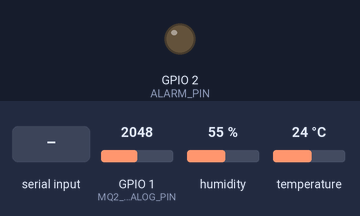
Bench run of a sketch on a simulated ESP32-S3. Shown: output pins drawn as LEDs (lit = HIGH). The inputs (shaded band) are chosen by the test bench; at power-on: GPIO 1 (MQ2_ANALOG_PIN) = 2048, humidity 55 %, temperature 24 °C. Nothing arrives over Bluetooth unless stated; what the sketch prints to the serial monitor is not drawn.

Above: at 2.2 s.
2.3 s: GPIO 1 (MQ2_ANALOG_PIN) set to 526
12.6 s: GPIO 1 (MQ2_ANALOG_PIN) set to 457
At 16.5 s:
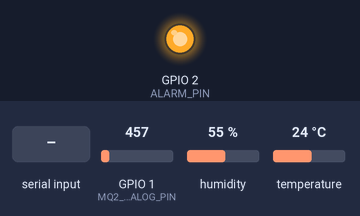
42.8 s: "THRESHOLD:90\n" received over Serial
At 46.9 s:
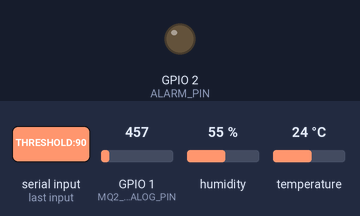
Timing chart, 0 to 48.4 s (numbered marks = the images above; inputs shaded):
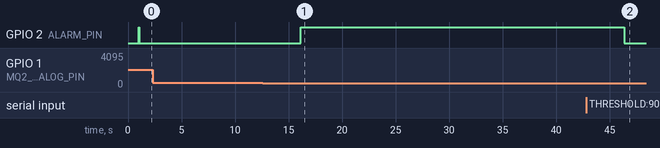

The sketch:

asset_node2_ble.ino
```cpp
/**
 * ASSET 2.0 — Sensör Düğümü Firmware (Node Firmware)
 * Donanım: Deneyap Kart 1A v2 (ESP32-S3 / ESP32)
 * Sensörler: MQ-2 (Analog A0), DHT22 (D4)
 * İletişim: BLE Advertising (Manufacturer Specific Data - GATT bağlantısı yok)
 * Yayın Sıklığı: 5 Saniyede Bir
 *
 * Eşik Senkronizasyonu:
 *   Bridge servisi bağlantı kurulduğunda ve backend'den eşik değiştiğinde
 *   seri porta "THRESHOLD:<N>\n" komutu yazar. Firmware bu komutu alır ve
 *   smokeThresholdLocal değişkenini runtime'da günceller.
 *   Bu sayede tek bir yer (backend ThresholdConfig) tüm eşikleri yönetir;
 *   firmware ve backend senkronsuz kalmaz.
 */

#include <Arduino.h>
#include <BLEDevice.h>
#include <BLEUtils.h>
#include <BLEAdvertising.h>
#include <DHT.h>

// ── Yapılandırma ──
#define NODE_DEVICE_ID 2       // 1 - 5 arasında her karta özel ayarlanır!
#define MQ2_ANALOG_PIN A0
#define DHT_PIN D4
#define DHT_TYPE DHT11
#define ALARM_PIN D1           // IRF5210 MOSFET Gate pini (Active-LOW: LOW=ON, HIGH=OFF)

#define BLE_BEACON_INTERVAL_MS 5000 // 5 saniyede bir yayın

// ── Eşik Değeri (Runtime'da bridge üzerinden güncellenebilir) ──
// Başlangıç değeri 1000'dir (x2 gerilim bölücü telafisi sonrası).
// Backend ThresholdConfig.smokeThreshold default=850; bridge başlangıçta
// "THRESHOLD:850\n" göndererek bu değeri senkronize eder.
// Bu iki değerin ayrı çalışmasını önlemek için lütfen burayı elle değiştirme;
// eşik değişikliklerini yalnızca backend/dashboard üzerinden yap.
volatile int smokeThresholdLocal = 1000;

// ── Seri Port Komut Tamponu ──
String serialCmdBuffer = "";

// ── 13 Baytlık Paketlenmiş Struct ──
struct __attribute__((packed)) AssetPacket {
  uint8_t  schema_version;   // 0x01
  uint8_t  device_id;        // 1 - 5
  uint16_t temp_c_x10;       // Sıcaklık * 10 (örn. 245 = 24.5°C)
  uint8_t  humidity_pct;     // %0 - 100
  uint16_t smoke_raw;        // MQ-2 0 - 4095
  uint32_t seq_no;           // Paket sıra numarası
  uint8_t  battery_pct;      // %0 - 100
  uint8_t  crc8;             // Bütünlük denetimi
};

DHT dht(DHT_PIN, DHT_TYPE);
BLEAdvertising *pAdvertising;
uint32_t packetSeqNo = 0;

// ── CRC-8 (Dallas/Maxim) Hesaplayıcı ──
uint8_t calculateCRC8(const uint8_t *data, size_t len) {
  uint8_t crc = 0x00;
  for (size_t i = 0; i < len; i++) {
    crc ^= data[i];
    for (uint8_t j = 0; j < 8; j++) {
      if (crc & 0x80) {
        crc = (crc << 1) ^ 0x07;
      } else {
        crc <<= 1;
      }
    }
  }
  return crc;
}

uint8_t readBatteryPct() {
  // Basit voltaj bölücü veya varsayılan %95
  return 95;
}

/**
 * Seri porttan gelen komutları işler.
 * Desteklenen komutlar:
 *   THRESHOLD:<N>  — smokeThresholdLocal değerini N olarak günceller.
 *                    Bridge tarafından backend ThresholdConfig ile senkronize edilir.
 */
void processSerialCommand(const String &cmd) {
  String trimmed = cmd;
  trimmed.trim();

  if (trimmed.startsWith("THRESHOLD:")) {
    String valStr = trimmed.substring(10); // "THRESHOLD:" = 10 karakter
    int newVal = valStr.toInt();
    if (newVal > 0 && newVal <= 4095) {
      smokeThresholdLocal = newVal;
      Serial.printf("[CONFIG] smokeThresholdLocal güncellendi: %d\n", smokeThresholdLocal);
      // Bridge'e onay gönder
      Serial.printf("THRESHOLD_ACK:%d\n", smokeThresholdLocal);
    } else {
      Serial.printf("[CONFIG] Geçersiz THRESHOLD değeri: %s\n", valStr.c_str());
    }
  }
  // Buraya ileride başka komutlar eklenebilir (örn. REBOOT, STATUS)
}

void setup() {
  Serial.begin(115200);
  delay(1000);
  Serial.printf("\n🌲 ASSET 2.0 Node #%d Başlatılıyor...\n", NODE_DEVICE_ID);
  Serial.printf("[CONFIG] Başlangıç smokeThresholdLocal: %d (bridge senkronizasyonu bekleniyor)\n", smokeThresholdLocal);

  pinMode(MQ2_ANALOG_PIN, INPUT);

  // D1 boot glitch önleme: Önce HIGH seviyesine çek, ardından OUTPUT yap (Active-LOW MOSFET: HIGH=OFF)
  digitalWrite(ALARM_PIN, HIGH);
  pinMode(ALARM_PIN, OUTPUT);

  dht.begin();

  // BLE Başlat
  char deviceName[32];
  snprintf(deviceName, sizeof(deviceName), "ASSET-NODE-%d", NODE_DEVICE_ID);
  BLEDevice::init(deviceName);

  pAdvertising = BLEDevice::getAdvertising();
  pAdvertising->setScanResponse(false);
  pAdvertising->setMinPreferred(0x06); // Düşük güç / hızlı reklam
  pAdvertising->setMaxPreferred(0x12);
  pAdvertising->start(); // BLE reklamını setup içinde bir kez başlat (döngüde sürekli aç/kapa yapılmaz)

  Serial.println("✅ BLE Advertising Hazır. 5 saniyede bir veri güncellenecek.");
}

void loop() {
  // ── Seri Port Komut Okuma (Non-blocking) ──
  // Bridge'den gelen THRESHOLD:<N> gibi komutları satır satır işle.
  while (Serial.available() > 0) {
    char c = (char)Serial.read();
    if (c == '\n' || c == '\r') {
      if (serialCmdBuffer.length() > 0) {
        processSerialCommand(serialCmdBuffer);
        serialCmdBuffer = "";
      }
    } else {
      serialCmdBuffer += c;
    }
  }

  packetSeqNo++;

  // Sensörleri Oku
  // NOT: MQ-2 çıkışı 10k:10k gerilim bölücüsünden geçmektedir (A0 gerilimi MQ-2'nin yaklaşık yarısıdır).
  // x2 katsayısı ppm veya gerçek fiziksel gaz konsantrasyonu DEĞİLDİR; gerilim bölücüyü telafi eden bağıl ADC ölçeklemesidir.
  int rawA0 = analogRead(MQ2_ANALOG_PIN);
  int smokeCompensated = constrain(rawA0 * 2, 0, 4095);

  float temp = dht.readTemperature();
  float hum = dht.readHumidity();

  if (isnan(temp)) temp = 23.5;
  if (isnan(hum)) hum = 50.0;

  AssetPacket packet;
  packet.schema_version = 0x01;
  packet.device_id = NODE_DEVICE_ID;
  packet.temp_c_x10 = (uint16_t)(temp * 10.0f);
  packet.humidity_pct = (uint8_t)constrain((int)hum, 0, 100);
  packet.smoke_raw = (uint16_t)smokeCompensated;
  packet.seq_no = packetSeqNo;
  packet.battery_pct = readBatteryPct();

  // CRC-8 Hesapla (İlk 12 bayt)
  packet.crc8 = calculateCRC8((const uint8_t *)&packet, sizeof(AssetPacket) - 1);

  // Manufacturer Specific Data formatına paketle (0xFFFF test Company ID)
  std::string mfgData = "";
  mfgData += (char)0xFF;
  mfgData += (char)0xFF;
  mfgData.append((const char *)&packet, sizeof(AssetPacket));

  BLEAdvertisementData advData;
  advData.setManufacturerData(String(mfgData.data(), mfgData.length()));

  // Reklam verisini güncelle (Radyo arka planda kesintisiz yayına devam eder)
  pAdvertising->setAdvertisementData(advData);

  Serial.printf("[Seq #%u] A0 Ham: %d | Telafili Duman: %d | Sıcaklık: %.1f°C | Nem: %.0f%% | CRC: 0x%02X | Eşik: %d\n",
                packet.seq_no, rawA0, packet.smoke_raw, temp, hum, packet.crc8, smokeThresholdLocal);
  // Seri port köprüsü (bridge) için doğrudan JSON çıktısı:
  Serial.printf("{\"deviceId\":%d,\"tempC\":%.1f,\"humidityPct\":%d,\"smokeRaw\":%d,\"seqNo\":%u,\"batteryPct\":%d}\n",
                packet.device_id, temp, packet.humidity_pct, packet.smoke_raw, packet.seq_no, packet.battery_pct);

  // ── Lokal Tehlike Uyarısı ──
  // smokeThresholdLocal değeri bridge üzerinden backend ThresholdConfig ile senkronize edilir.
  // Başlangıç değeri 1000'dir; bridge bağlandıktan sonra backend değerine güncellenir.
  // Bu eşiği elle düzenleme — dashboard'daki Eşik Kalibrasyonu modalını kullan.
  if (smokeCompensated > smokeThresholdLocal) {
    digitalWrite(ALARM_PIN, LOW);   // IRF5210 ON -> LED Yanar, Buzzer Çalar
  } else {
    digitalWrite(ALARM_PIN, HIGH);  // IRF5210 OFF -> Sessiz ve Sönük
  }

  // 5 saniyelik periyot beklemesi
  delay(BLE_BEACON_INTERVAL_MS);
}
```

Measured:
- the behaviour switches between 501 and 500 on GPIO 1 (MQ2_ANALOG_PIN) (found by bisection; images 0 and 1)
- after the input at 2.3 s, every drawn part: stays the same
- after the input at 12.6 s, GPIO 2 (ALARM_PIN): LOW → HIGH after 3.5 s
- after the input at 42.8 s, GPIO 2 (ALARM_PIN): HIGH → LOW after 3.6 s
